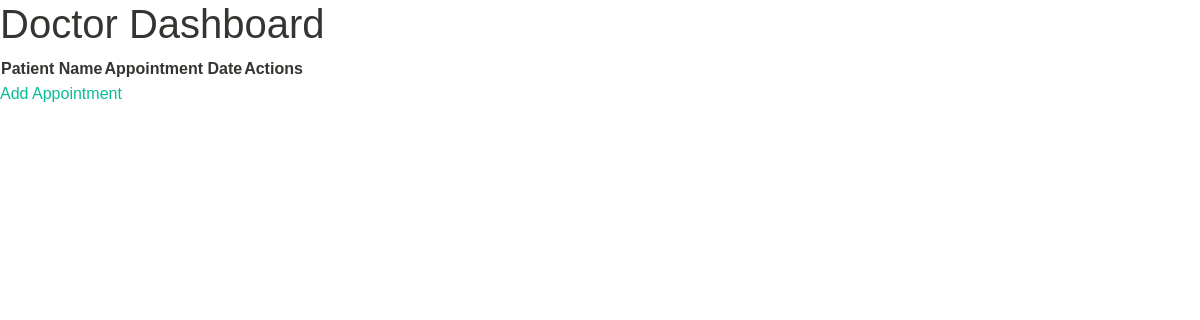
The app's page /Doctor/Dashboard, older data.
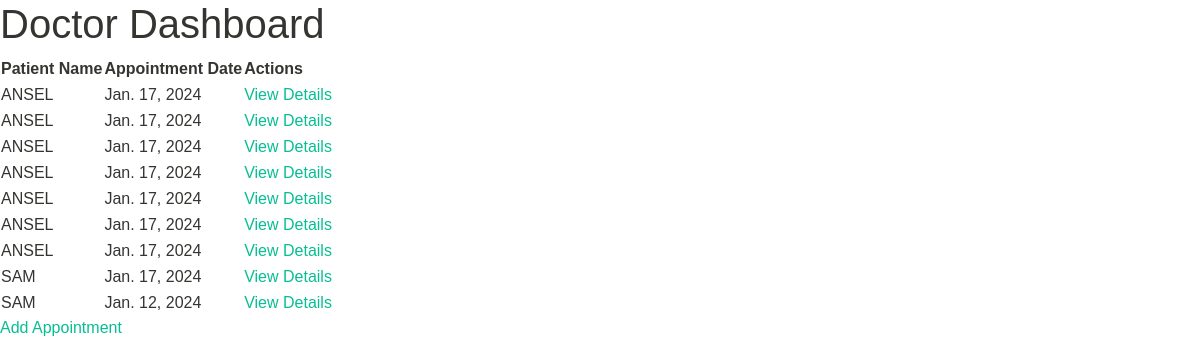
The same page, newer data.
### Doctor/models.py (models this page shows, shortened)
class Appointment(models.Model):
    patient_name = models.CharField(max_length=255)
    appointment_date = models.DateField()

### Doctor/views.py (the view)
# urls.py: path("Dashboard",views.doctor_dashboard,name="doc_Dashboard"),
def doctor_dashboard(request):
    appointments = Appointment.objects.all()
    return render(request, "Doctor/dashboard.html", {"appointments": appointments})

### templates/Doctor/dashboard.html
{% extends "base.html" %} {% load static %} {% block extrahead %}
<link rel="stylesheet" href="{% static 'd_static/css/maicons.css' %}" />
<link rel="stylesheet" href="{% static 'd_static/css/bootstrap.css' %}" />
<link
  rel="stylesheet"
  href="{% static '/d_static/vendor/owl-carousel/css/owl.carousel.css' %}"
/>
<link
  rel="stylesheet"
  href="{% static '/d_static/vendor/animate/animate.css' %}"
/>
<link rel="stylesheet" href="{% static '/d_static/css/theme.css' %}" />
{% endblock extrahead %} {% block content %}
<h1>Doctor Dashboard</h1>
<table>
  <thead>
    <tr>
      <th>Patient Name</th>
      <th>Appointment Date</th>
      <th>Actions</th>
    </tr>
  </thead>
  <tbody>
    {% for appointment in appointments %}
    <tr>
      <td>{{ appointment.patient_name }}</td>
      <td>{{ appointment.appointment_date }}</td>
      <td><a href="">View Details</a></td>
    </tr>
    {% endfor %}
  </tbody>
</table>
<a href="{% url 'ADD_appointment' %}">Add Appointment</a>
{% endblock content %}

### templates/base.html (shortened to what this page needs)
{% load static %}
<!DOCTYPE html>
<html lang="en">
  <head>
    <link
      href="https://cdn.jsdelivr.net/npm/bootstrap@5.3.2/dist/css/bootstrap.min.css"
      rel="stylesheet"
    />
    {% block extrahead %} {% endblock extrahead %}
  </head>
  <body>
    {% block content %}
    {% endblock content %} {% block extrafooter %} {% endblock extrafooter %}
  </body>
</html>

### static/d_static/css/theme.css (style rules this page uses)
:root { --primary: #00D9A5; --accent: #FF3D85; --secondary: #4E5AFE; --warning: #EED818; --info: #05B4E1; --danger: #FF4943; --success: #96C93D; --dark: #343531; --light: #F5F9F6; --cs: #596261; --grey: #6E807A; }
body { font-family: "Source Sans Pro", sans-serif; line-height: 1.5; color: #343531; }
a { color: #07be94; text-decoration: none; background-color: transparent; }

Row changes from the older to the newer data that the page shows:
added Appointment: patient_name "ANSEL", appointment_date "Jan. 17, 2024"
added Appointment: patient_name "ANSEL", appointment_date "Jan. 17, 2024"
added Appointment: patient_name "ANSEL", appointment_date "Jan. 17, 2024"
added Appointment: patient_name "ANSEL", appointment_date "Jan. 17, 2024"
added Appointment: patient_name "ANSEL", appointment_date "Jan. 17, 2024"
added Appointment: patient_name "ANSEL", appointment_date "Jan. 17, 2024"
added Appointment: patient_name "ANSEL", appointment_date "Jan. 17, 2024"
added Appointment: patient_name "SAM", appointment_date "Jan. 17, 2024"
added Appointment: patient_name "SAM", appointment_date "Jan. 12, 2024"
